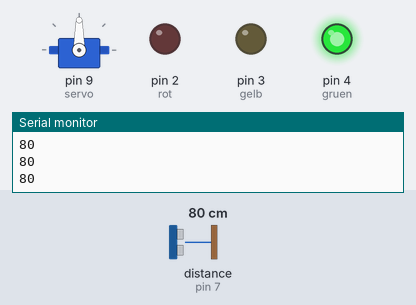
Recording of a sketch running on a simulated Arduino Uno, built with avr-gcc and run on an emulated ATmega328P. Parts: servo, output pins drawn as LEDs (lit = HIGH), the last lines printed to the serial monitor. Wiring (inferred from the names in the program): ultrasonic range finder: trigger pin 8; echo pin 7. The test bench sets the inputs (shaded band); at power-on: distance to the obstacle (sensor on pin 7) 80 cm. The echo pulse lasts 58.3 µs per cm; pins used as bus, display or sensor lines are not drawn.

Above: at 1.2 s.
1.3 s: distance to the obstacle (sensor on pin 7) set to 11 cm
2.8 s: distance to the obstacle (sensor on pin 7) set to 8 cm
At 3.7 s:
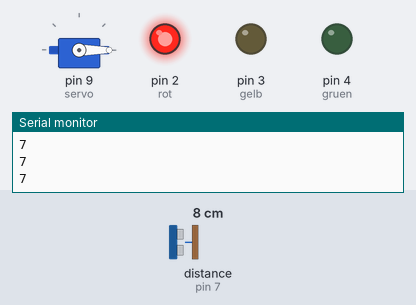
4.4 s: distance to the obstacle (sensor on pin 7) set to 18 cm
At 5.4 s:
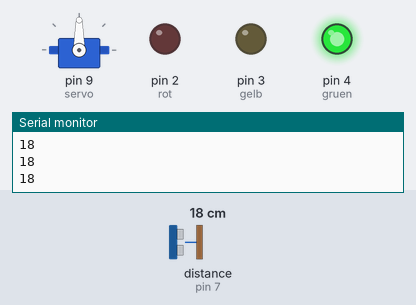
6.0 s: distance to the obstacle (sensor on pin 7) set to 2 cm
At 6.4 s:
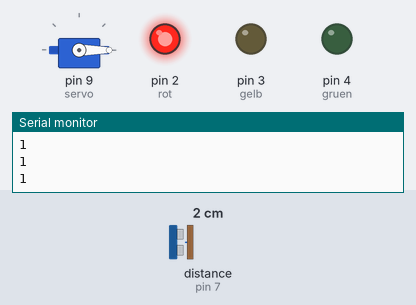
Timing chart, 0 to 8.6 s (numbered marks = the images above; inputs shaded):
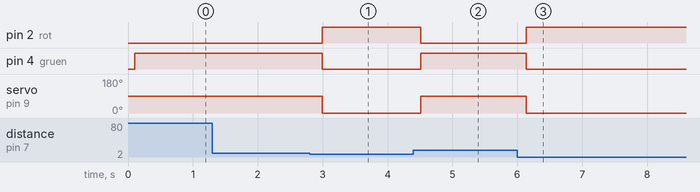

Measured:
- the behaviour switches between 10 and 9 cm on distance to the obstacle (sensor on pin 7) (found by bisection; images 0 and 1)
- after the input at 2.8 s, pin 2 (rot): LOW → HIGH after 0.19 s; pin 4 (gruen): HIGH → LOW after 0.19 s; servo on pin 9 (servo): 90° → 0° after 0.19 s
- after the input at 4.4 s, pin 2 (rot): HIGH → LOW after 0.11 s; pin 4 (gruen): LOW → HIGH after 0.11 s; servo on pin 9 (servo): 0° → 90° after 0.11 s
- after the input at 6.0 s, pin 2 (rot): LOW → HIGH after 0.14 s; pin 4 (gruen): HIGH → LOW after 0.14 s; servo on pin 9 (servo): 90° → 0° after 0.14 s

The sketch:

idk.ino
```cpp
//include servo
#include <Servo.h>
int echo = 7;
int trigger = 8;
int rot = 2;
int gelb = 3;
int gruen = 4;

long entfernung;

Servo servo;
void setup() {
  pinMode(echo, INPUT);
  pinMode(trigger, OUTPUT);
  pinMode(rot, OUTPUT);
  pinMode(gelb, OUTPUT);
  pinMode(gruen, OUTPUT);
  servo.attach(9);
  Serial.begin(9600);
}

void loop() {
  digitalWrite(trigger, LOW);
  delayMicroseconds(2);
  digitalWrite(trigger, HIGH);
  delayMicroseconds(10);
  digitalWrite(trigger, LOW);
  entfernung = pulseIn(echo, HIGH) / 58.2;
  Serial.println(entfernung);
  delay(100);
  if (entfernung < 10) {
    digitalWrite(rot, HIGH);
    digitalWrite(gelb, LOW);
    digitalWrite(gruen, LOW);
    servo.write(0);
  } else {
    digitalWrite(rot, LOW);
    digitalWrite(gelb, LOW);
    digitalWrite(gruen, HIGH);
    servo.write(90);
  }
}
```
